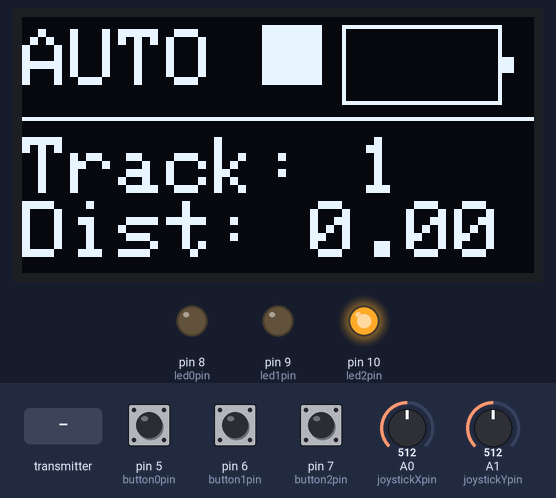
This sketch was run on a simulated Arduino Uno, built with avr-gcc and run on an emulated ATmega328P. Parts: 128×64 one-colour display, output pins drawn as LEDs (lit = HIGH). The inputs (shaded band) are chosen by the test bench; at power-on: A1 (joystickYpin) = 512, pin 5 (button0pin) HIGH, pin 6 (button1pin) HIGH, pin 7 (button2pin) HIGH, A0 (joystickXpin) = 512. The display library's start-up logo is not drawn; no radio packets arrive unless stated; what the sketch prints to the serial monitor is not drawn.

Above: at 6.6 s.
6.7 s: the transmitter starts sending ch3 = 64
At 7.4 s:
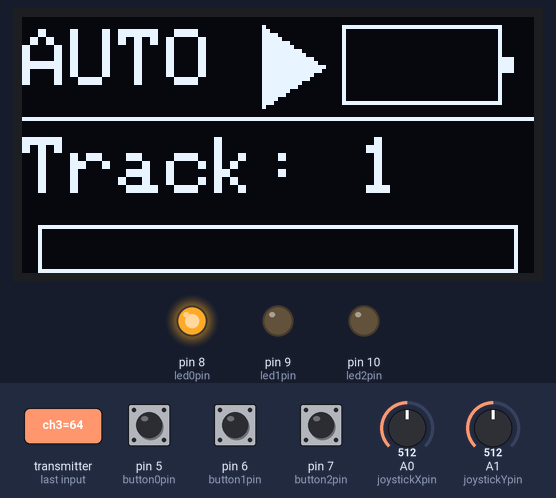
8.2 s: the transmitter starts sending ch1 = 128
At 8.9 s:
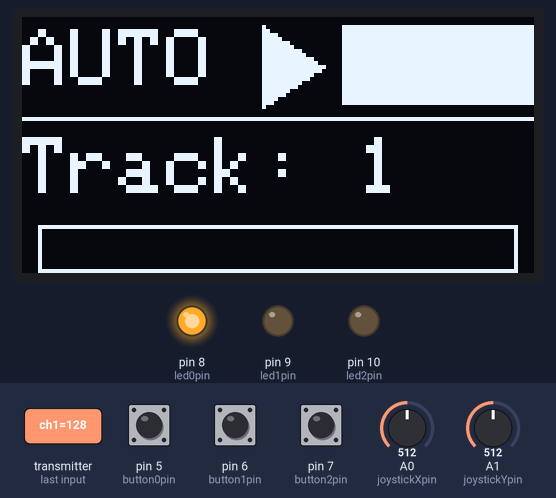
9.7 s: the transmitter starts sending ch3 = 0
At 10.7 s:
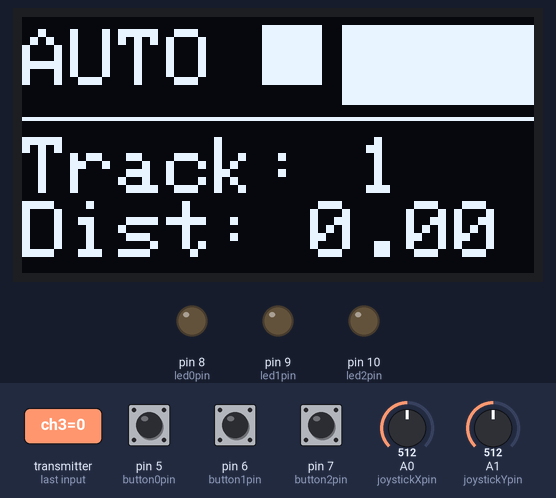
11.2 s: A1 (joystickYpin) set to 251
At 12.3 s:
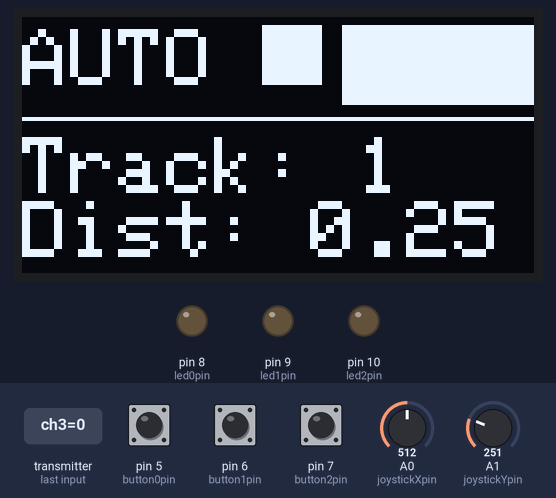
12.7 s: A1 (joystickYpin) set to 221
14.2 s: the transmitter starts sending ch1 = 0
At 14.6 s:
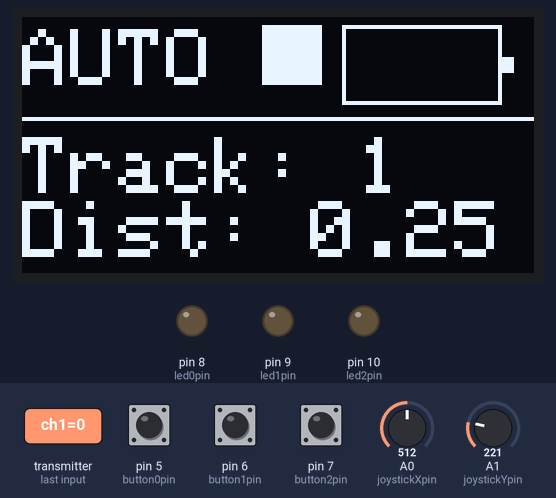
Timing chart, 0 to 16.7 s (numbered marks = the images above; inputs shaded):
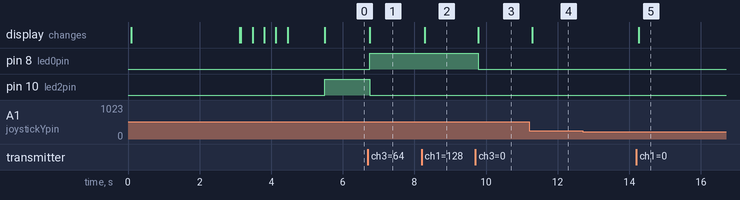

The sketch:

fjernkontroll.ino
```cpp
#include <SPI.h>
#include <nRF24L01.h>
#include <RF24.h>
#include <Wire.h>
#include <Adafruit_GFX.h>
#include <Adafruit_SSD1306.h>

//modus
int driveMode = 1; //0 = admin, 1 = auto
int autoGoMode = 0; //0 = kjører ikke, 1 = frem-tilbake , 2 = frem-tilbake-frem

//skjærm
#define SCREEN_WIDTH 128
#define SCREEN_HEIGHT 64
#define OLED_RESET     -1
#define SCREEN_ADDRESS 0x3C
Adafruit_SSD1306 display(SCREEN_WIDTH, SCREEN_HEIGHT, &Wire, OLED_RESET);

//Joystick
#define joystickXpin A0
#define joystickYpin A1
int joystickXval = 0;
int joystickYval = 0;

//knapper
int button0pin = 5;
int button1pin = 6;
int button2pin = 7;
int lastButton0val = 1;
int lastButton1val = 1;
int lastButton2val = 1;
int button0press = 0;
int button1press = 0;
int button2press = 0;

//lys
int led0pin = 8;
int led1pin = 9;
int led2pin = 10;

//annet
bool failure = false;
int selectedTrack = 1;
int numOfTrack = 10;
int altJoystickXval = 0;
int lastAltJoystickXval = 0;
int numStepsToDrive = 0;
int maxNumStepsToDrive = 10; //begrenser hvor mange trinn den kan kjøre
int altJoystickYval = 0;
int lastAltJoystickYval = 0;
int joystickPushval = 0;
int lastJoystickPushval = 0;
int batteryPercentage = 0;
int numStepsDriven = 0;
int autoRound = 0;
int autoPercentage = 0;

//radio
const byte radioAdressList[][6] = {"00001","00002"};
#define CE_pin 3
#define CSN_pin 2
RF24 radio(CE_pin, CSN_pin);
int radioSendDelay = 0;
long radioLastSendTime = 0;
int screenUpdateDelay = 100;
long lastScreenUpdateTime = 0;
int radioRecieveTimeLimit = 500;
long radioLastRecieveTime = 0;

struct payloadsend {
  byte ch1; //selectedTrack
  byte ch2; //motot fremgang
  byte ch3; //joystick push
  byte ch4; //b0
  byte ch5; //b1
  byte ch6; //b2
  byte ch7; //modus
  byte ch8; //antall planlagte trinn
};
payloadsend payloadsend;

struct payloadrec {
  byte ch1; //battery %
  byte ch2; //antall trinn kjørt
  byte ch3; //kjører 1/0
  byte ch4; //autoRound som kjøres
};
payloadrec payloadrec;

//logo
const unsigned char Logobitmap [] PROGMEM = {
	0x00, 0x00, 0x00, 0x00, 0x00, 0x00, 0x00, 0x1f, 0xfe, 0x00, 0x00, 0x00, 0x00, 0x00, 0x00, 0x00,
	0x00, 0x00, 0x00, 0x00, 0x00, 0x00, 0x01, 0xf0, 0x07, 0xe0, 0x00, 0x00, 0x00, 0x00, 0x00, 0x00,
	0x00, 0x00, 0x00, 0x00, 0x00, 0x00, 0x07, 0x00, 0x00, 0x38, 0x00, 0x00, 0x00, 0x00, 0x00, 0x00,
	0x00, 0x00, 0x00, 0x00, 0x00, 0x00, 0x1c, 0x0f, 0xfc, 0x0e, 0x00, 0x00, 0x00, 0x00, 0x00, 0x00,
	0x00, 0x00, 0x00, 0x00, 0x00, 0x00, 0x70, 0x78, 0x0f, 0x83, 0x80, 0x00, 0x00, 0x00, 0x00, 0x00,
	0x00, 0x00, 0x00, 0x00, 0x00, 0x00, 0xc3, 0xc0, 0x00, 0xf0, 0xc0, 0x00, 0x00, 0x00, 0x00, 0x00,
	0x00, 0x00, 0x00, 0x00, 0x00, 0x01, 0x86, 0x0f, 0xf8, 0x18, 0x60, 0x00, 0x00, 0x00, 0x00, 0x00,
	0x00, 0x00, 0x00, 0x00, 0x00, 0x03, 0x1c, 0x7c, 0x1f, 0x0e, 0x30, 0x00, 0x00, 0x00, 0x00, 0x00,
	0x00, 0x00, 0x00, 0x00, 0x00, 0x06, 0x30, 0xe0, 0x01, 0xc3, 0x18, 0x00, 0x00, 0x00, 0x00, 0x00,
	0x00, 0x00, 0x00, 0x00, 0x00, 0x04, 0x61, 0x87, 0xf8, 0x71, 0x98, 0x00, 0x00, 0x00, 0x00, 0x00,
	0x00, 0x00, 0x00, 0x00, 0x00, 0x0c, 0x43, 0x1c, 0x0e, 0x39, 0x8c, 0x00, 0x00, 0x00, 0x00, 0x00,
	0x00, 0x00, 0x00, 0x00, 0x00, 0x08, 0xc6, 0x71, 0xf3, 0x18, 0xc4, 0x00, 0x00, 0x00, 0x00, 0x00,
	0x00, 0x00, 0x00, 0x00, 0x00, 0x18, 0x8c, 0x6f, 0x39, 0x8c, 0xc6, 0x00, 0x00, 0x00, 0x00, 0x00,
	0x00, 0x00, 0x40, 0x00, 0x00, 0x18, 0x88, 0xc8, 0x04, 0xcc, 0x46, 0x00, 0x00, 0x07, 0xc0, 0x00,
	0x7f, 0xff, 0xff, 0x80, 0x00, 0x10, 0x88, 0xd8, 0x04, 0xc4, 0x66, 0x00, 0x00, 0x7c, 0xcf, 0xff,
	0x40, 0x03, 0xc0, 0x80, 0x00, 0x11, 0x88, 0x98, 0x04, 0xc4, 0x66, 0x00, 0x00, 0xc0, 0xd8, 0x03,
	0x7f, 0xf3, 0xc0, 0xbf, 0xff, 0xf0, 0x88, 0xc8, 0x0c, 0xc4, 0x67, 0xff, 0xff, 0x80, 0xdf, 0xff,
	0x00, 0x0b, 0xc0, 0xb0, 0x00, 0x38, 0x8c, 0x4e, 0x38, 0xcc, 0xc6, 0x3f, 0xff, 0x80, 0xdc, 0x00,
	0x70, 0x0f, 0xc0, 0xb0, 0x00, 0x38, 0xc6, 0x63, 0xe3, 0x88, 0xce, 0x00, 0x01, 0x80, 0xdc, 0x00,
	0xff, 0xfb, 0xc0, 0x9f, 0xff, 0xf8, 0xc6, 0x38, 0x07, 0x19, 0x8f, 0xff, 0xff, 0x80, 0xd7, 0xff,
	0x80, 0x03, 0xc0, 0x80, 0x00, 0x0c, 0x63, 0x0f, 0xfc, 0x31, 0x9f, 0xff, 0xff, 0x80, 0xd0, 0x03,
	0xff, 0xff, 0xc7, 0x9f, 0xff, 0xf6, 0x31, 0xc3, 0xf0, 0xe3, 0x33, 0xff, 0xfc, 0xf8, 0xdf, 0xfb,
	0x00, 0x0e, 0x7e, 0x10, 0x00, 0x1e, 0x18, 0x78, 0x03, 0x86, 0x36, 0x00, 0x04, 0x3f, 0xdf, 0xfe,
	0x00, 0x00, 0x00, 0x1f, 0xff, 0xfb, 0x8e, 0x1f, 0xfe, 0x1c, 0xe7, 0xff, 0xfe, 0x00, 0x80, 0x00,
	0x00, 0x00, 0x00, 0x00, 0x00, 0x01, 0xc3, 0x00, 0x00, 0x71, 0xc0, 0x00, 0x00, 0x00, 0x00, 0x00,
	0x00, 0x00, 0x0f, 0xff, 0xff, 0xfc, 0x71, 0xf8, 0x07, 0xe7, 0x1f, 0xff, 0xff, 0xfc, 0x00, 0x00,
	0x00, 0x00, 0x38, 0x00, 0x00, 0x04, 0x38, 0x1f, 0xfe, 0x0e, 0x30, 0x00, 0x00, 0x07, 0x00, 0x00,
	0x00, 0x00, 0xe0, 0x7f, 0xff, 0xfe, 0x0f, 0x00, 0x00, 0xf8, 0x7f, 0xff, 0xff, 0xc1, 0x80, 0x00,
	0x00, 0x01, 0x87, 0xff, 0xff, 0xfe, 0x03, 0xf0, 0x07, 0xc0, 0x7f, 0xff, 0xff, 0xf0, 0x60, 0x00,
	0x00, 0x03, 0x1c, 0x00, 0x00, 0x3f, 0xe0, 0x3f, 0xfe, 0x07, 0xff, 0xc0, 0x00, 0x18, 0x60, 0x00,
	0x00, 0x06, 0x30, 0x00, 0x07, 0xe0, 0x3f, 0x80, 0x00, 0xfc, 0x00, 0x7c, 0x00, 0x06, 0x30, 0x00,
	0x00, 0x06, 0x60, 0x00, 0x1e, 0x00, 0x03, 0xe0, 0x03, 0xd8, 0x00, 0x0f, 0x00, 0x03, 0x18, 0x00,
	0x00, 0x0c, 0x40, 0x00, 0x71, 0xff, 0x80, 0x38, 0x0e, 0x70, 0x1f, 0xc1, 0xc0, 0x01, 0x08, 0x00,
	0x00, 0x0c, 0x40, 0x01, 0xc7, 0x81, 0xe1, 0x0c, 0x31, 0xe0, 0xff, 0xf8, 0x60, 0x01, 0x88, 0x00,
	0x00, 0x08, 0x40, 0x03, 0x1f, 0x1f, 0x39, 0xe6, 0x67, 0xc3, 0x8c, 0xde, 0x18, 0x00, 0x88, 0x00,
	0x00, 0x08, 0x40, 0x06, 0x33, 0x73, 0x8c, 0xf9, 0xcc, 0x86, 0x7e, 0x5b, 0x0c, 0x00, 0x88, 0x00,
	0x00, 0x0c, 0x60, 0x0c, 0x73, 0xc3, 0xe6, 0xcc, 0x8d, 0x8c, 0xff, 0x6d, 0x84, 0x00, 0x88, 0x00,
	0x00, 0x04, 0x30, 0x08, 0xf2, 0xcf, 0x62, 0x44, 0x19, 0x99, 0xbf, 0x6c, 0x86, 0x01, 0x98, 0x00,
	0x00, 0x06, 0x1e, 0x18, 0xf3, 0xd9, 0xb3, 0x6c, 0x13, 0x13, 0x33, 0x6c, 0xc6, 0x07, 0x10, 0x00,
	0x00, 0x03, 0x0c, 0x10, 0xb3, 0x71, 0xb3, 0x68, 0x1b, 0x33, 0x20, 0x6c, 0x42, 0x1c, 0x60, 0x00,
	0x00, 0x01, 0xf8, 0x18, 0x91, 0xa3, 0x33, 0x78, 0x4f, 0x33, 0x20, 0xcc, 0xc2, 0x0f, 0xc0, 0x00,
	0x00, 0x00, 0x30, 0x18, 0xd8, 0xe7, 0x32, 0x61, 0xe3, 0x33, 0x31, 0xcc, 0xc2, 0x07, 0x00, 0x00,
	0x00, 0x00, 0x00, 0x18, 0xc8, 0x3c, 0x66, 0x07, 0x18, 0x11, 0x9f, 0x19, 0x86, 0x00, 0x00, 0x00,
	0x00, 0x00, 0x00, 0x0c, 0x6e, 0x00, 0xcc, 0x0c, 0x0c, 0x18, 0xc0, 0x31, 0x06, 0x00, 0x00, 0x00,
	0x00, 0x00, 0x00, 0x04, 0x33, 0x03, 0x98, 0x18, 0x06, 0x0c, 0xe0, 0x63, 0x0c, 0x00, 0x00, 0x00,
	0x00, 0x00, 0x00, 0x06, 0x0f, 0xff, 0xf0, 0x70, 0x03, 0x87, 0x3f, 0xdc, 0x18, 0x00, 0x00, 0x00,
	0x00, 0x00, 0x00, 0x01, 0x83, 0xff, 0x80, 0xc0, 0x00, 0xc1, 0xe0, 0xf0, 0x30, 0x00, 0x00, 0x00,
	0x00, 0x00, 0x00, 0x00, 0xe0, 0x38, 0x03, 0x80, 0x00, 0x70, 0x3f, 0x80, 0xe0, 0x00, 0x00, 0x00,
	0x00, 0x00, 0x00, 0x00, 0x38, 0x00, 0x1e, 0x00, 0x00, 0x18, 0x00, 0x07, 0x00, 0x00, 0x00, 0x00,
	0x00, 0x00, 0x00, 0x00, 0x07, 0xff, 0xf0, 0x00, 0x00, 0x07, 0xff, 0xfc, 0x00, 0x00, 0x00, 0x00,
	0x00, 0x00, 0x00, 0x00, 0x00, 0x00, 0x00, 0x00, 0x00, 0x00, 0x00, 0x00, 0x00, 0x00, 0x00, 0x00,
	0x00, 0x00, 0x00, 0x00, 0x00, 0xe0, 0x00, 0x00, 0xe0, 0x00, 0x00, 0x00, 0x00, 0x00, 0x00, 0x00,
	0x7f, 0xef, 0xf8, 0x1e, 0x03, 0xf8, 0x71, 0xe3, 0xf8, 0xe0, 0x07, 0x8f, 0x0e, 0xff, 0xdf, 0xf8,
	0x7f, 0xef, 0xfc, 0x1f, 0x07, 0xfc, 0x73, 0xc7, 0xfc, 0xe0, 0x07, 0xc7, 0x1c, 0xff, 0xdf, 0xf8,
	0x0f, 0x0e, 0x1e, 0x1f, 0x07, 0x1e, 0x77, 0x8f, 0x1c, 0xe0, 0x07, 0xc7, 0xbc, 0xe0, 0x1c, 0x3c,
	0x0f, 0x0e, 0x1e, 0x3f, 0x8f, 0x08, 0x7f, 0x07, 0x00, 0xe0, 0x0f, 0xc3, 0xf8, 0xe0, 0x1c, 0x1c,
	0x0f, 0x0f, 0xfc, 0x3b, 0x8e, 0x00, 0x7f, 0x07, 0xf0, 0xe0, 0x0e, 0xe1, 0xf0, 0xff, 0x9f, 0xf8,
	0x0f, 0x0f, 0xf8, 0x73, 0x8e, 0x00, 0x7f, 0x03, 0xfc, 0xe0, 0x1c, 0xe1, 0xf0, 0xff, 0x9f, 0xf0,
	0x0f, 0x0f, 0xf0, 0x7f, 0xce, 0x00, 0x7f, 0x80, 0x7c, 0xe0, 0x1f, 0xf0, 0xe0, 0xe0, 0x1f, 0xf0,
	0x0f, 0x0e, 0x78, 0x7f, 0xcf, 0x0e, 0x73, 0xce, 0x1e, 0xe0, 0x3f, 0xf0, 0xe0, 0xe0, 0x1c, 0x70,
	0x0f, 0x0e, 0x3c, 0xff, 0xe7, 0x1e, 0x71, 0xcf, 0x1e, 0xe0, 0x3f, 0xf8, 0xe0, 0xe0, 0x1c, 0x78,
	0x0f, 0x0e, 0x1e, 0xe0, 0xe7, 0xfc, 0x71, 0xe7, 0xfc, 0xff, 0xb8, 0x38, 0xe0, 0xff, 0xdc, 0x3c,
	0x0f, 0x0e, 0x0f, 0xe0, 0xf3, 0xf8, 0x70, 0xf3, 0xf8, 0xff, 0xf0, 0x38, 0xe0, 0xff, 0xdc, 0x1c,
	0x00, 0x00, 0x00, 0x00, 0x00, 0x00, 0x00, 0x00, 0x00, 0x00, 0x00, 0x00, 0x00, 0x00, 0x00, 0x00
};

void setup() {
  //generell oppstart
  Serial.begin(9600);
  pinMode(joystickYpin, INPUT);
  pinMode(joystickXpin, INPUT);
  pinMode(button0pin, INPUT_PULLUP);
  pinMode(button1pin, INPUT_PULLUP);
  pinMode(button2pin, INPUT_PULLUP);
  pinMode(led0pin, OUTPUT);
  pinMode(led1pin, OUTPUT);
  pinMode(led2pin, OUTPUT);
  digitalWrite(led0pin, 0);
  digitalWrite(led1pin, 0);
  digitalWrite(led2pin, 0);
  lastButton0val = digitalRead(button0pin);
  lastButton1val = digitalRead(button1pin);
  lastButton2val = digitalRead(button2pin);

  //kjøremodus valg
  if (digitalRead(button2pin) == 0) { //admin
    driveMode = 0;
  }
  payloadsend.ch7 = driveMode;

  //skjærm oppstart
  if(display.begin(SSD1306_SWITCHCAPVCC, SCREEN_ADDRESS)) {
    Serial.println("Screen boot ok");
  }
  else {
    Serial.println("No connection with Oled screen");
    failure = true;
  }
  display.display();
  display.clearDisplay();
  //logo og boot animasjon
  display.drawBitmap(0, 0, Logobitmap, 128, 64, WHITE);
  display.display();
  delay(3000);
  display.clearDisplay();
  display.setTextSize(2);
  display.setTextColor(SSD1306_WHITE);
  display.setCursor(0,0);
  display.println(F("BOOTING..."));
  display.drawRect(10,20,108,20, SSD1306_WHITE);
  display.display();
  display.fillRect(10,20,27,20, SSD1306_WHITE);
  display.display();
  delay(300);
  display.fillRect(10,20,27*2,20, SSD1306_WHITE);
  display.display();
  delay(300);
  display.fillRect(10,20,27*3,20, SSD1306_WHITE);
  display.display();
  delay(300);
  display.fillRect(10,20,27*4,20, SSD1306_WHITE);
  display.display();
  delay(300);
  display.setTextSize(2);
  display.setCursor(0,30);
  //starte radio og vis status på skjerm
  if (radio.begin()) {
    Serial.println("Radio boot OK");
    display.println();
    display.println(F("OK"));
    display.display();
  }
  else {
    Serial.println("No connection with NRF24");
    failure = true;
    display.println();
    display.println(F("FAILED"));
    display.display();
  }
  delay(1000);
  radio.setAutoAck(false);
  radio.setDataRate(RF24_250KBPS);
  radio.setPALevel(RF24_PA_MAX);
  radio.openWritingPipe(radioAdressList[0]);
  radio.openReadingPipe(0, radioAdressList[1]);
}

void loop() {
  //joystick
  joystickXval = map(analogRead(joystickXpin), 240, 785, 0, 255);
  joystickYval = map(analogRead(joystickYpin), 240, 785, 255, 0);
  payloadsend.ch2 = joystickYval;

  //joystick press
  joystickPushval = 0;
  payloadsend.ch3 = 0;
  if (analogRead(joystickYpin) >= 900) {
    joystickPushval = 1;
  }
  if (joystickPushval != lastJoystickPushval && joystickPushval == 1) {
    payloadsend.ch3 = 1;
    numStepsToDrive++;
  }
  lastJoystickPushval = joystickPushval;

  //verdier til auto fremgang
  if (driveMode == 1) {
    altJoystickYval = 0;
    if (joystickYval >= 240) {
      altJoystickYval = 1;
    }
    if (joystickYval <= 15) {
      altJoystickYval = -1;
    }
    if (altJoystickYval != lastAltJoystickYval && altJoystickYval == 1) {
      numStepsToDrive++;
    }
    if (altJoystickYval != lastAltJoystickYval && altJoystickYval == -1) {
      numStepsToDrive--;
    }
    lastAltJoystickYval = altJoystickYval;
    if(numStepsToDrive > maxNumStepsToDrive) {
      numStepsToDrive = maxNumStepsToDrive;
    }
    if(numStepsToDrive < 0) {
      numStepsToDrive = 0;
    }
    payloadsend.ch8 = numStepsToDrive;
  }

  //verdier til bom
  altJoystickXval = 0;
  if (joystickXval >= 240) {
    altJoystickXval = 1;
  }
  if (joystickXval <= 15) {
    altJoystickXval = -1;
  }
  if (altJoystickXval != lastAltJoystickXval && altJoystickXval == 1) {
    selectedTrack++;
  }
  if (altJoystickXval != lastAltJoystickXval && altJoystickXval == -1) {
    selectedTrack--;
  }
  lastAltJoystickXval = altJoystickXval;
  if(selectedTrack > numOfTrack) {
    selectedTrack = numOfTrack;
  }
  if(selectedTrack < 1) {
    selectedTrack = 1;
  }
  payloadsend.ch1 = selectedTrack;

  //knapper
  button0press = 0;
  button1press = 0;
  button2press = 0;
  if ((digitalRead(button0pin) == 0) && (lastButton0val == 1)) {
    button0press = 1;
  }
  if ((digitalRead(button1pin) == 0) && (lastButton1val == 1)) {
    button1press = 1;
  }
  if ((digitalRead(button2pin) == 0) && (lastButton2val == 1)) {
    button2press = 1;
  }
  lastButton0val = digitalRead(button0pin);
  lastButton1val = digitalRead(button1pin);
  lastButton2val = digitalRead(button2pin);
  payloadsend.ch4 = button0press;
  payloadsend.ch5 = button1press;
  payloadsend.ch6 = button2press;

  //send data
  radio.stopListening();
  radio.setPayloadSize(sizeof(payloadsend));
  //delay(5);
  if (millis() >= radioLastSendTime + radioSendDelay) {
    sendRadio();
  }
  //motta data
  radio.startListening();
  radio.setPayloadSize(sizeof(payloadrec));
  //delay(5);
  if (radio.available()) {
    readRadio();
    radioLastRecieveTime = millis();
  }
  //oppdatere skjærm
  if (millis() >= lastScreenUpdateTime + screenUpdateDelay) {
    updateDisplay();
  }
  //led-lys
  if((millis() >= radioLastRecieveTime + radioRecieveTimeLimit) || (failure)) {
    digitalWrite(led2pin, 1);
  }
  else {
    digitalWrite(led2pin, 0);
  }
  if (driveMode == 0) {
    digitalWrite(led1pin, 1);
  }
  else {
    digitalWrite(led1pin, 0);
  }
  if (autoGoMode != 0) {
    digitalWrite(led0pin, 1);
  }
  else {
    digitalWrite(led0pin, 0);
  }
}

void sendRadio() {
  radio.write(&payloadsend, sizeof(payloadsend));
  Serial.print(payloadsend.ch1);
  Serial.print("   ");
  Serial.print(payloadsend.ch2);
  Serial.print("   ");
  Serial.print(payloadsend.ch3);
  Serial.print("   ");
  Serial.print(payloadsend.ch4);
  Serial.print("   ");
  Serial.print(payloadsend.ch5);
  Serial.print("   ");
  Serial.print(payloadsend.ch6);
  Serial.print("   ");
  Serial.print(payloadsend.ch7);
  Serial.print("   ");
  Serial.println(payloadsend.ch8);
}

void readRadio() {
  radio.read(&payloadrec, sizeof(payloadrec));
  batteryPercentage = payloadrec.ch1;
  numStepsDriven = payloadrec.ch2;
  autoGoMode = payloadrec.ch3;
  autoRound = payloadrec.ch4;
  Serial.print(batteryPercentage);
  Serial.print("   ");
  Serial.print(numStepsDriven);
  Serial.print("   ");
  Serial.print(autoGoMode);
  Serial.print("   ");
  Serial.println(autoRound);
  Serial.println();
}

void updateDisplay() {
  display.clearDisplay();
  display.setCursor(0,3);
  display.setTextSize(2);
  if(driveMode == 1) {
    display.print(F("AUTO"));
  }
  else {
    display.print(F("ADMIN"));
  }
  if(autoGoMode == 0) {
    display.fillRect(60,2,15,15, SSD1306_WHITE);
  }
  else {
    display.fillTriangle(60, 2, 60, 22 , 75, 12, SSD1306_WHITE);
  }
  display.drawRect(80,2,40,20, SSD1306_WHITE);
  display.fillRect(80,2,((40./100.)*batteryPercentage)/1,20, SSD1306_WHITE);
  display.fillRect(120,10,3,4, SSD1306_WHITE);
  display.drawLine(0,25,128,25, SSD1306_WHITE);
  display.setCursor(0,30);
  display.print(F("Track: "));
  display.println(selectedTrack);
  if (driveMode == 1) {
    if (autoGoMode == 0) {
      display.print(F("Dist: "));
      display.println(numStepsToDrive*0.25);
      numStepsDriven = 0;
    }
    else {
      autoPercentage = map(autoRound*numStepsToDrive+numStepsDriven,0,numStepsToDrive*(autoGoMode+1),0,120);
      display.drawRect(4,52,120,12, SSD1306_WHITE);
      display.fillRect(4,52,autoPercentage,12, SSD1306_WHITE);
    }
  }
  else {
    display.print(F("Dist: "));
    display.println(numStepsDriven*0.25);
  }
  display.display();
}
```

Measured:
- after the input at 6.7 s, pin 8 (led0pin): LOW → HIGH after 0.05 s; pin 10 (led2pin): HIGH → LOW after 0.05 s; the display: changes after 0.05 s (image 1)
- after the input at 8.2 s, the display: changes after 0.09 s (image 2)
- after the input at 9.7 s, pin 8 (led0pin): HIGH → LOW after 0.08 s; the display: changes after 0.08 s (image 3)
- after the input at 11.2 s, the display: changes after 0.09 s (image 4)
- after the input at 12.7 s, every drawn part: stays the same
- after the input at 14.2 s, the display: changes after 0.06 s (image 5)
